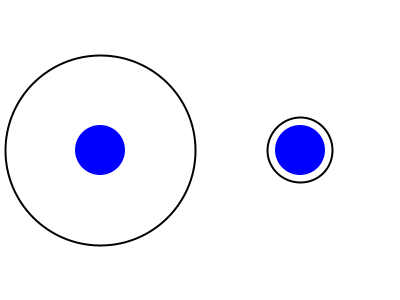
Frame 1 (no input)
Frame 60 (the mouse pressed at the canvas centre just before this capture): identical to frame 1, image omitted
Frame 120 (the mouse held since frame 60 and released just before this capture): identical to frame 1, image omitted

The Processing sketch that drew this single still picture (run headless with seeded random() and noise(); from frame 60 on, the mouse is pressed at the canvas centre):

// Processing sketch: delboeuf_illusion
// ── delboeuf_illusion.pde
int circSize;
int smallSize;
int bigSize;
boolean alt;
boolean reality;
void setup() {
  size(400, 300);
  circSize = 50;
  smallSize = 65;
  bigSize = 190;
  alt = false;
  reality = false;
  strokeWeight(2);
}

void draw() {
  background(255);
  fill(0,0,255);
  noStroke();
  ellipse(100, 150, circSize, circSize);
  ellipse(300, 150, circSize, circSize);
  noFill();
  stroke(1);
  if(reality)
    return;
  if(alt){
    ellipse(100, 150, smallSize, smallSize);
    ellipse(300, 150, bigSize, bigSize);
  }else{
    ellipse(100, 150, bigSize, bigSize);
    ellipse(300, 150, smallSize, smallSize);
  }
}

void keyPressed() {
  if (key == 'r')
    reality = !reality;
  if (key == 'a')
    alt = !alt;
}
